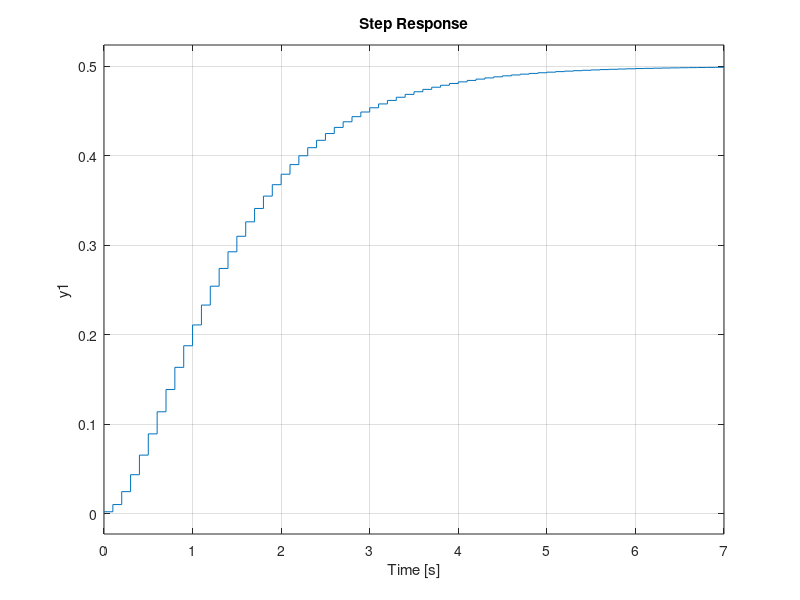

The MATLAB script that drew this image: (Note: this script raises an error after producing the figure.)

H = tf(1,[1,3,2]);
T = 0.1;
Hd = c2d(H,T,'tustin');
step(Hd);

%% variabile simbolice
syms s z T;
s = 2/T*(z-1)/(z+1)
H = 1/(s^2+3*s+2)
H1 = simplify(H)
pretty(collect(H1,'z'))
%%
H = tf(1,[1,3,2]);
T = 0.2;
Hd = c2d(H,T,'tustin');
b2 = 1e-2;b0=b2;b1 = 2*b2;
a2 = 4.62;a1 = -7.96; a0 = 3.42;
Te = 0.2;
y(1) = b2/Te;
y(2) = (-a1*y(1)+b1/Te)/a2;
y(3) = (-a1*y(2)-a0*y(1) + b0/Te)/a2;
for k=4:30
    y(k) = (-a1*y(k-1) - a0*y(k-2))/a2;
end

t = 0:Te:29*Te;
plot(t,y,'r');hold on;impulse(Hd);hold;
